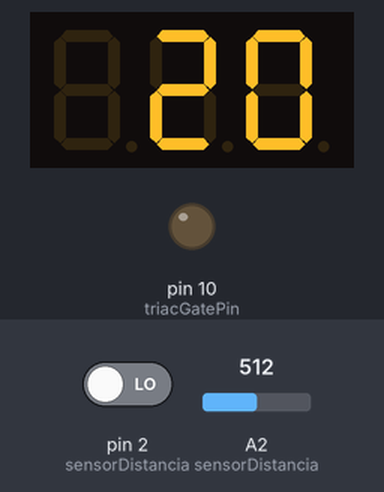
The sketch below on a simulated Arduino Uno, built with avr-gcc and run on an emulated ATmega328P. Parts: 3-digit seven-segment display, output pins drawn as LEDs (lit = HIGH). Wiring (inferred from the names in the program): 3-digit 7-segment display, segments lit when LOW: segments pin 6, pin 9, pin 17, pin 15, pin 14, pin 5, pin 18, pin 12; digit selects pin 7, pin 4, pin 3. The test bench sets the inputs (shaded band); at power-on: A2 (sensorDistancia) = 512, pin 2 (sensorDistancia) LOW. The segment pins are drawn as the display they are named for; pins used as bus, display or sensor lines are not drawn.

Above: at 1.2 s.
1.3 s: A2 (sensorDistancia) set to 716
At 2.5 s:
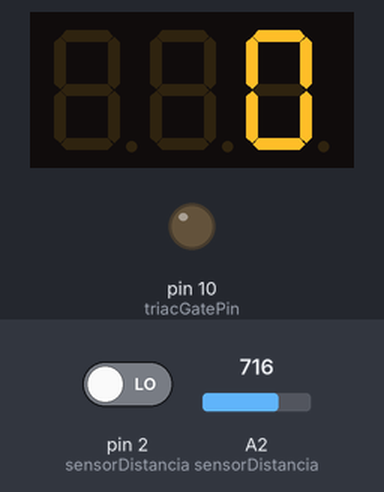
4.4 s: A2 (sensorDistancia) set to 511
At 4.8 s:
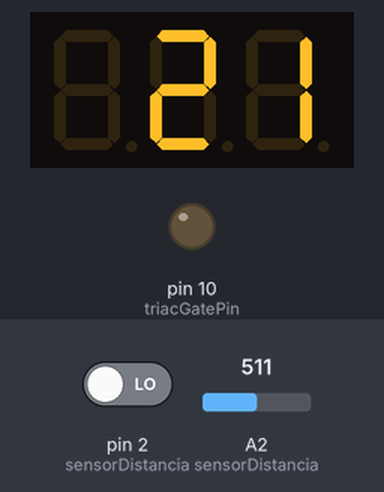
7.4 s: A2 (sensorDistancia) set to 306
At 8.2 s:
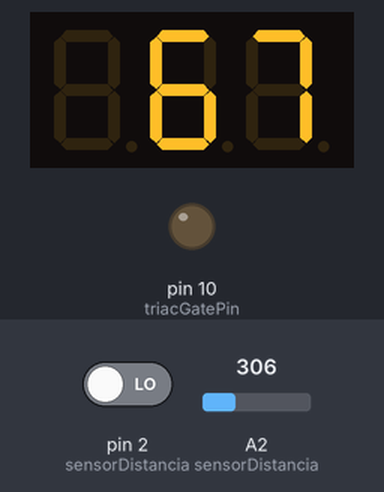
Timing chart, 0 to 10.4 s (numbered marks = the images above; inputs shaded):
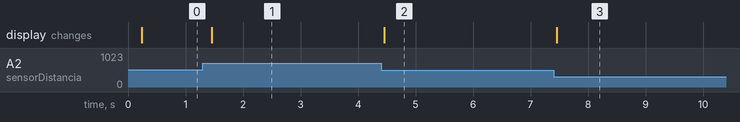

Measured:
- after the input at 1.3 s, the display: changes after 0.16 s (image 1)
- after the input at 4.4 s, the display: changes after 0.06 s (image 2)
- after the input at 7.4 s, the display: changes after 0.06 s (image 3)

The sketch:

Dimmer_JL_Final.pde
```cpp
#include <TimerOne.h>
#include <MsTimer2.h>
//define portas associadas ao display 7seg
//int displaySeg[] = {a, b, c, d, e, f, g, pd};
int displaySeg[] = {6, 9, 17, 15, 14, 5, 18, 12};
//int displayPorts[] = {Anodo1, Anodo2, Anodo3};
int displayPort[] = {7, 4, 3};

// define padroes do display 7SEG, de 0 - 9 e apagado
// 1 = segmento apagado, 0 = segmento aceso
byte seven_seg_digits[11][8] =  {
  { 0,0,0,0,0,0,1,1 },  // = 0
  { 1,0,0,1,1,1,1,1 },  // = 1
  { 0,0,1,0,0,1,0,1 },  // = 2
  { 0,0,0,0,1,1,0,1 },  // = 3
  { 1,0,0,1,1,0,0,1 },  // = 4
  { 0,1,0,0,1,0,0,1 },  // = 5
  { 0,1,0,0,0,0,0,1 },  // = 6
  { 0,0,0,1,1,1,1,1 },  // = 7
  { 0,0,0,0,0,0,0,1 },  // = 8
  { 0,0,0,1,1,0,0,1 },   // = 9
  { 1,1,1,1,1,1,1,1 }   // = blank
};

int sensorDistancia = 2;  // porta associada ao sensor distancia IR
int triacGatePin = 10 ;  // porta associada ao gate do TRIAC

int distancia = 0 ;  // variavel para armazenar distancia
int power= 0 ;  //inicializa variavel que controla potencia na lampada com 0 (lampada apagada)
int centena = 10 ;  // armazena informacao a ser apresentada no display de centena (inicializa com 10 = apagado)
int dezena = 10 ;  // armazena informacao a ser apresentada no display de dezena (inicializa com 10 = apagado)
int unidade = 10 ;  // armazena informacao a ser apresentada no display de unidade (inicializa com 10 = apagado)

void setup() {
  Serial.begin(19200);
  pinMode(triacGatePin, OUTPUT);
  for (int i=0 ; i<=3 ; i++) {
  pinMode(displayPort[i], OUTPUT);
  }
  for (int j=0 ; j<=7 ; j++) {
  pinMode(displaySeg[j], OUTPUT);
  }
  attachInterrupt(0, zeroCrossInterrupt, CHANGE);  //associa interrupcao INT0 com funcao "zeroCrossInterrupt"

  MsTimer2::set(200, leSensor); // inicializa Timer2 com 200 milisegundos (tempo entre leituras do sensor de dintancia)
  MsTimer2::start();  // start do timer2
}

void loop() {
  atualizaDisplay(unidade, dezena, centena);  // atualiza informacoes nos displays de 7 segmentos
//*
  //verifica se veio comando remoto pela serial
  if (Serial.available() > 0) {
    power = Serial.read();
    Serial.print(power, BYTE);
  }
  //finaliza aqui a verificacao de dados na serial

}

void atualizaDisplay(int uni, int dez, int cen) {
  for (int k = 0; k < 8; ++k) {
    digitalWrite(displaySeg[k], seven_seg_digits[uni][k]);
  }
  digitalWrite(displayPort[2], HIGH);
  delay (1);
  digitalWrite(displayPort[2], LOW);

  for (int k = 0; k < 8; ++k) {
    digitalWrite(displaySeg[k], seven_seg_digits[dez][k]);
  }
  digitalWrite(displayPort[1], HIGH);
  delay (1);
  digitalWrite(displayPort[1], LOW);

  for (int k = 0; k < 8; ++k) {
    digitalWrite(displaySeg[k], seven_seg_digits[cen][k]);
  }
  digitalWrite(displayPort[0], HIGH);
  delay (1);
  digitalWrite(displayPort[0], LOW);

}

void zeroCrossInterrupt(){  // trata interrupcao INT0
  if(power > 0) {
  long dimtime = int(map(power,0,100,8000,150));  // calcula o tempo de delay para o disparo do TRIAC
  Timer1.initialize (dimtime);  // inicializa o TIMER1 com o delay calculado
  Timer1.attachInterrupt(gateTRIAC);  //associa a funcao gateTRIAC com  Interrupcao do TIMER1
  Timer1.start();  // inicia contagem TIMER1
  }  else {
      digitalWrite(triacGatePin, LOW);   // mantem gate do TRIAC desativado.
      Timer1.stop();
  }
}

void gateTRIAC () {  // trata interrupcao do TIMER1 gerando pulso no gate do TRIAC
    digitalWrite(triacGatePin, HIGH);  // dispara o Triac
    delayMicroseconds(15);  // aguarda 15 microsegundos para garantir disparo do TRIAC
    digitalWrite(triacGatePin, LOW);   // desabibilta gate do TRIAC
    Timer1.stop();
}

void leSensor() {
  distancia = analogRead(sensorDistancia);  // le sensor de distancia
  //Serial.println(distancia);
  distancia = map(distancia,70,600,120,0);  // mapeia distancia lida para uma faixa de potencia entre 0 e 120
  if (distancia < 0) {
    distancia = 0;
  }

  if (distancia >=0 && distancia <= 100) {  // se distancia <= a 100 atualiza potencia
    power=distancia;
  }


    centena = int(power / 100);  // atualiza variaveis que contem informacoes dos displays
    dezena = int((power - (centena*100)) / 10);
    unidade = int(power - (centena*100)-(dezena*10));
    if (centena == 0 && dezena == 0){
      centena = 10;
      dezena = 10;
    }
    if (centena == 0){
      centena = 10;
    }
}
```
